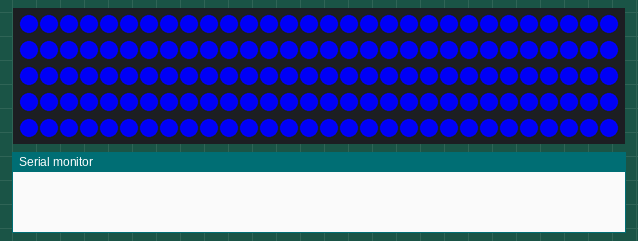
A program run on a simulated Arduino Nano, built with avr-gcc and run on an emulated ATmega328P. Parts: 150 RGB LEDs in strip order, left to right, continuing on the next row, the last lines printed to the serial monitor. Dim RGB values are drawn brighter than linear; random numbers use the default seed unless the program sets one; the audio player accepts every command and is not drawn.

Above: at 0.2 s.
At 0.9 s:
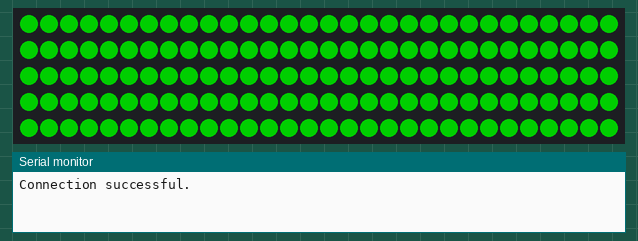
At 2.52 s:
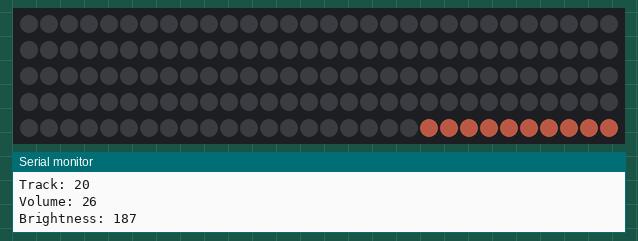
At 3.15 s:
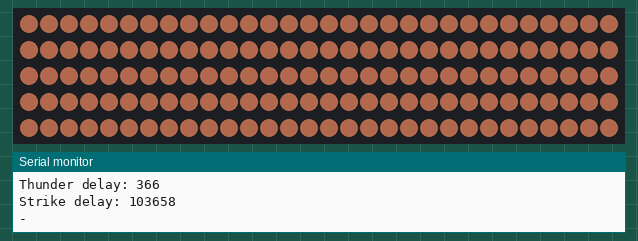

The program:

main.cpp
```cpp
// includes
#include "SoftwareSerial.h"
#include "DFRobotDFPlayerMini.h"
#include "FastLED.h"

#ifdef __AVR__
#include <avr/power.h>
#endif

// set number of pixels in strip
#define NUM_LEDS 150
// segment size for the ripple effect (How many leds per segment)
#define SEGMENT_SIZE 20
// number of segments needed to cover the full strip
#define NUM_SEGMENTS ((NUM_LEDS + SEGMENT_SIZE - 1) / SEGMENT_SIZE)
// set pin to control WS2812B
#define LED_PIN 4
// set initial brightness 0-255
int brightness = 225;
bool connectionFailed = false;
// create CRGB led object
CRGB leds[NUM_LEDS];

// assign pins to TX and RX for player
static const uint8_t PIN_MP3_TX = 2;
static const uint8_t PIN_MP3_RX = 3;
SoftwareSerial softwareSerial(PIN_MP3_RX, PIN_MP3_TX);

// create the player object
DFRobotDFPlayerMini myPlayer;

void setup()
{
  // Short delay for power rails to steady just in case
  delay(100);
  // set up the LED strip
  FastLED.addLeds<WS2812B, LED_PIN, GRB>(leds, NUM_LEDS);
  FastLED.setBrightness(brightness);
  // 200ms blue for "powered on"
  fill_solid(leds, NUM_LEDS, CRGB::Blue);
  FastLED.show();
  delay(200);
  // set up the MP3 player
  Serial.begin(9600);
  softwareSerial.begin(9600);

  // mp3 player connection test and results
  if (myPlayer.begin(softwareSerial))
  {
    Serial.println("Connection successful.");
    myPlayer.volume(20);
    // blink green for good
    fill_solid(leds, NUM_LEDS, CRGB::Green);
    for (int blink = 0; blink <= 4; blink += 1)
    {
      FastLED.show();
      delay(250);
      FastLED.clear();
      FastLED.show();
      delay(50);
    }
  }
  else
  {
    Serial.println("Connection failed fart.");
    // be red forever for bad
    fill_solid(leds, NUM_LEDS, CRGB::Red);
    FastLED.show();
    connectionFailed = true;
    return; // skip the clear below — stay red
  }
  delay(100);
  FastLED.clear();
  FastLED.show();
}

// Randomizes segment fire order for the ripple look
void shuffleSegmentOrder(int order[], int n)
{
  for (int i = n - 1; i > 0; i--)
  {
    int j = random(0, i + 1);
    int temp = order[i];
    order[i] = order[j];
    order[j] = temp;
  }
}

void loop()
{
  // If we failed connecting to mp3 player just stay red foreverr
  if (connectionFailed)
  {
    return; // skip everything else forever
  }
  // volume defines both the led brightness and delay after flash
  int volMin = 15;
  int volMax = 28;
  int randomVol = random(volMin, volMax);

  // upper value should be one more than total tracks
  int randomTrack = random(1, 52);

  // lightning variables

  // number of flashes
  int flashCount = random(5, 15);
  // flash white brightness range - 0-255
  int flashBrightnessMin = 10;
  int flashBrightnessMax = 220;

  // flash duration range - ms
  int flashDurationMin = 5;
  int flashDurationMax = 100;

  // flash off range - ms
  int flashOffsetMax = 75;
  // time to next flash range - ms
  int nextFlashDelayMin = 3;
  int nextFlashDelayMax = 75;
  // map white value to volume - louder is brighter
  int flashBrightness = map(randomVol, volMin, volMax, flashBrightnessMin, flashBrightnessMax);

  // map flash to thunder delay - invert mapping
  int thunderDelay = map(randomVol, volMin, volMax, 1000, 250);

  // randomize pause between strikes
  // longests track length - ms
  long longestTrack = 30000;
  // intensity - closer to longestTrack is more intense
  long stormIntensity = 120000;
  long strikeDelay = random(longestTrack, stormIntensity);

  // debug serial print
  Serial.println("FLASH");
  Serial.print("Track: ");
  Serial.println(randomTrack);
  Serial.print("Volume: ");
  Serial.println(randomVol);
  Serial.print("Brightness: ");
  Serial.println(flashBrightness);
  Serial.print("Thunder delay: ");
  Serial.println(thunderDelay);
  Serial.print("Strike delay: ");
  Serial.println(strikeDelay);
  Serial.print("-");

  for (int flash = 0; flash <= flashCount; flash += 1)
  {
    // single shared color for this entire flash pass
    int colorV = random(0, 50);
    int r = random(40, 80);
    int g = random(10, 25);
    int b = random(0, 10);\
    CRGB color = CRGB(r + colorV, g + colorV, b + colorV);

    // build and shuffle segment order so every flash ripples differently
    int segmentOrder[NUM_SEGMENTS];
    for (int i = 0; i < NUM_SEGMENTS; i++)
    {
      segmentOrder[i] = i;
    }
    shuffleSegmentOrder(segmentOrder, NUM_SEGMENTS);

    // scale segment delay down so total ripple buildup stays fast
    // regardless of how many segments the strip is divided into
    int segDelayMin = 0;
    int segDelayMax = max(1, flashOffsetMax / NUM_SEGMENTS);

    // fire every segment (guarantees full NUM_LEDS coverage) in shuffled order
    for (int s = 0; s < NUM_SEGMENTS; s++)
    {
      int segIndex = segmentOrder[s];
      int segStart = segIndex * SEGMENT_SIZE;
      int segEnd = min(segStart + SEGMENT_SIZE, NUM_LEDS);

      for (int i = segStart; i < segEnd; i++)
      {
        leds[i] = color;
      }

      FastLED.setBrightness(flashBrightness);
      FastLED.show();
      delay(random(segDelayMin, segDelayMax + 1));
    }

    // hold the full-strip flash briefly
    delay(random(flashDurationMin, flashDurationMax));
    FastLED.clear();
    FastLED.show();

    delay(random(nextFlashDelayMin, nextFlashDelayMax));
  }

  // pause between flash and thunder
  delay(thunderDelay);

  // trigger audio - randomize volume and track
  myPlayer.volume(randomVol);
  myPlayer.play(randomTrack);

  delay(strikeDelay);
}
```

Measured:
- what the display in image 0 shows lasts 0.7 s, from 0.1 s to 0.8 s
